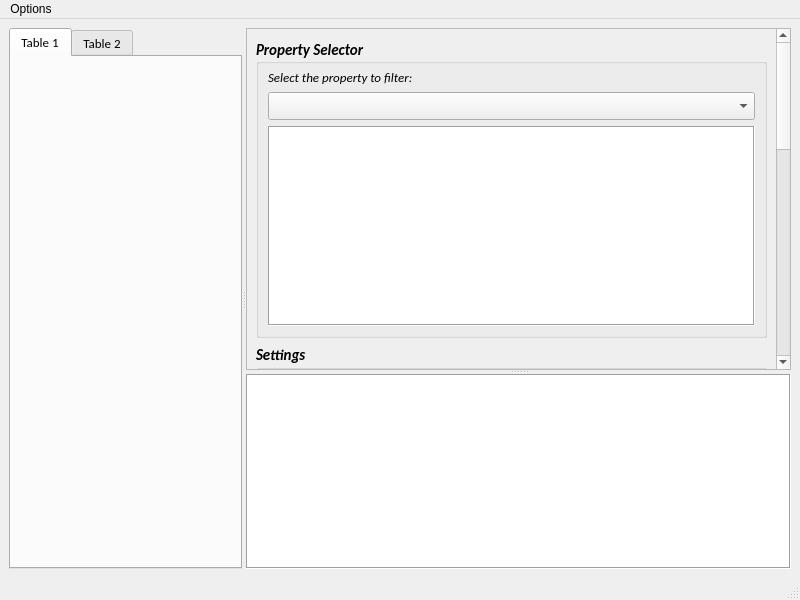
<?xml version="1.0" encoding="UTF-8"?>
<ui version="4.0">
 <class>MainWindow</class>
 <widget class="QMainWindow" name="MainWindow">
  <property name="geometry">
   <rect>
    <x>0</x>
    <y>0</y>
    <width>800</width>
    <height>600</height>
   </rect>
  </property>
  <property name="windowTitle">
   <string>MainWindow</string>
  </property>
  <widget class="QWidget" name="centralwidget">
   <layout class="QHBoxLayout" name="horizontalLayout">
    <item>
     <widget class="QSplitter" name="horizontalSplitter">
      <property name="orientation">
       <enum>Qt::Horizontal</enum>
      </property>
      <widget class="QTabWidget" name="tabWidget">
       <property name="font">
        <font>
         <family>Calibri</family>
         <pointsize>10</pointsize>
        </font>
       </property>
       <property name="currentIndex">
        <number>0</number>
       </property>
       <widget class="QWidget" name="tab_1">
        <attribute name="title">
         <string>Table 1</string>
        </attribute>
       </widget>
       <widget class="QWidget" name="tab_2">
        <attribute name="title">
         <string>Table 2</string>
        </attribute>
       </widget>
      </widget>
      <widget class="QSplitter" name="verticalSplitter">
       <property name="orientation">
        <enum>Qt::Vertical</enum>
       </property>
       <widget class="QScrollArea" name="scrollArea">
        <property name="cursor" stdset="0">
         <cursorShape>ArrowCursor</cursorShape>
        </property>
        <property name="autoFillBackground">
         <bool>false</bool>
        </property>
        <property name="frameShape">
         <enum>QFrame::StyledPanel</enum>
        </property>
        <property name="frameShadow">
         <enum>QFrame::Plain</enum>
        </property>
        <property name="widgetResizable">
         <bool>true</bool>
        </property>
        <widget class="QWidget" name="scrollAreaWidgetContents">
         <property name="geometry">
          <rect>
           <x>0</x>
           <y>0</y>
           <width>521</width>
           <height>1000</height>
          </rect>
         </property>
         <property name="sizePolicy">
          <sizepolicy hsizetype="Preferred" vsizetype="Preferred">
           <horstretch>0</horstretch>
           <verstretch>0</verstretch>
          </sizepolicy>
         </property>
         <property name="minimumSize">
          <size>
           <width>0</width>
           <height>1000</height>
          </size>
         </property>
         <layout class="QVBoxLayout" name="verticalLayout">
          <item>
           <widget class="QGroupBox" name="groupBox_propertySelector">
            <property name="sizePolicy">
             <sizepolicy hsizetype="Preferred" vsizetype="Preferred">
              <horstretch>0</horstretch>
              <verstretch>0</verstretch>
             </sizepolicy>
            </property>
            <property name="minimumSize">
             <size>
              <width>0</width>
              <height>0</height>
             </size>
            </property>
            <property name="maximumSize">
             <size>
              <width>16777215</width>
              <height>300</height>
             </size>
            </property>
            <property name="font">
             <font>
              <family>Calibri</family>
              <pointsize>11</pointsize>
              <italic>true</italic>
              <bold>true</bold>
             </font>
            </property>
            <property name="title">
             <string>Property Selector</string>
            </property>
            <property name="alignment">
             <set>Qt::AlignLeading|Qt::AlignLeft|Qt::AlignVCenter</set>
            </property>
            <property name="flat">
             <bool>true</bool>
            </property>
            <layout class="QVBoxLayout" name="verticalLayout_2">
             <property name="spacing">
              <number>6</number>
             </property>
             <property name="leftMargin">
              <number>9</number>
             </property>
             <property name="topMargin">
              <number>5</number>
             </property>
             <item>
              <widget class="QLabel" name="label">
               <property name="maximumSize">
                <size>
                 <width>16777215</width>
                 <height>16777215</height>
                </size>
               </property>
               <property name="font">
                <font>
                 <family>Calibri</family>
                 <pointsize>10</pointsize>
                 <italic>true</italic>
                 <bold>false</bold>
                </font>
               </property>
               <property name="text">
                <string>Select the property to filter:</string>
               </property>
              </widget>
             </item>
             <item>
              <widget class="QComboBox" name="propertyComboBox">
               <property name="font">
                <font>
                 <family>Calibri</family>
                 <pointsize>11</pointsize>
                 <italic>true</italic>
                 <bold>false</bold>
                </font>
               </property>
              </widget>
             </item>
             <item>
              <widget class="QListWidget" name="objectListWidget">
               <property name="maximumSize">
                <size>
                 <width>16777215</width>
                 <height>16777215</height>
                </size>
               </property>
               <property name="font">
                <font>
                 <family>Calibri</family>
                 <pointsize>10</pointsize>
                 <italic>true</italic>
                 <bold>false</bold>
                </font>
               </property>
               <property name="frameShape">
                <enum>QFrame::Box</enum>
               </property>
               <property name="frameShadow">
                <enum>QFrame::Sunken</enum>
               </property>
              </widget>
             </item>
            </layout>
           </widget>
          </item>
          <item>
           <widget class="QGroupBox" name="groupBox">
            <property name="font">
             <font>
              <family>Calibri</family>
              <pointsize>11</pointsize>
              <italic>true</italic>
              <bold>true</bold>
             </font>
            </property>
            <property name="title">
             <string>Settings</string>
            </property>
            <property name="flat">
             <bool>true</bool>
            </property>
           </widget>
          </item>
         </layout>
        </widget>
       </widget>
       <widget class="QTextBrowser" name="console">
        <property name="font">
         <font>
          <family>Calibri</family>
          <italic>true</italic>
         </font>
        </property>
        <property name="frameShape">
         <enum>QFrame::Box</enum>
        </property>
        <property name="frameShadow">
         <enum>QFrame::Sunken</enum>
        </property>
        <property name="horizontalScrollBarPolicy">
         <enum>Qt::ScrollBarAlwaysOff</enum>
        </property>
       </widget>
      </widget>
     </widget>
    </item>
   </layout>
  </widget>
  <widget class="QStatusBar" name="statusbar"/>
  <widget class="QMenuBar" name="menuBar">
   <property name="geometry">
    <rect>
     <x>0</x>
     <y>0</y>
     <width>800</width>
     <height>22</height>
    </rect>
   </property>
   <widget class="QMenu" name="menuOptions">
    <property name="title">
     <string>Options</string>
    </property>
    <addaction name="actionSave"/>
    <addaction name="actionSave_console"/>
    <addaction name="actionAdd_table"/>
    <addaction name="actionClear_table"/>
    <addaction name="actionClear_table_content"/>
   </widget>
   <addaction name="menuOptions"/>
  </widget>
  <action name="actionSave">
   <property name="text">
    <string>Save</string>
   </property>
   <property name="statusTip">
    <string>Save current table to .csv file</string>
   </property>
  </action>
  <action name="actionClear_table">
   <property name="text">
    <string>Clear table</string>
   </property>
   <property name="statusTip">
    <string>Clear current table</string>
   </property>
  </action>
  <action name="actionAdd_table">
   <property name="text">
    <string>Add table</string>
   </property>
  </action>
  <action name="actionClear_tab">
   <property name="text">
    <string>Clear tab</string>
   </property>
  </action>
  <action name="actionClear_table_content">
   <property name="text">
    <string>Clear table content</string>
   </property>
  </action>
  <action name="actionSave_console">
   <property name="text">
    <string>Save console</string>
   </property>
  </action>
 </widget>
 <resources/>
 <connections/>
</ui>
